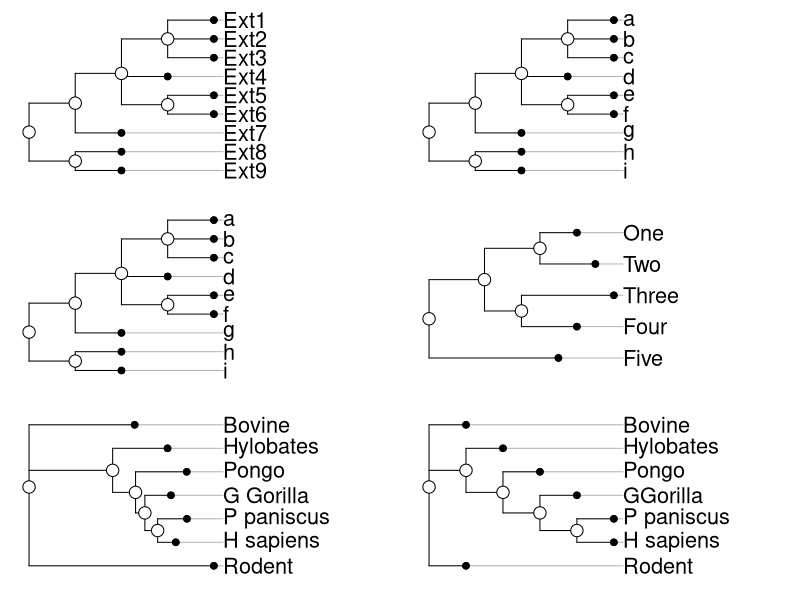
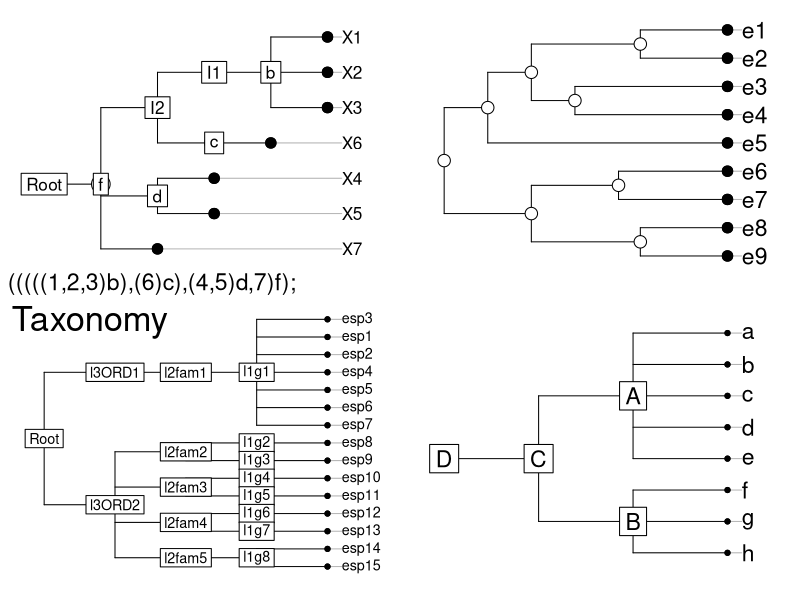

R code for these plots, in order:
library(ade4)


### Name: plot.phylog
### Title: Plot phylogenies
### Aliases: plot.phylog radial.phylog enum.phylog
### Keywords: hplot

### ** Examples

data(newick.eg)
par(mfrow = c(3,2))
for(i in 1:6) plot(newick2phylog(newick.eg[[i]], FALSE),
 clea = 2, clabel.l = 3, cnod = 2.5)
par(mfrow = c(1,1))

## Not run: 
##D par(mfrow = c(1,2))
##D plot(newick2phylog(newick.eg[[11]], FALSE), clea = 1.5,
##D  clabel.l = 1.5, clabel.nod = 0.75, f = 0.8)
##D plot(newick2phylog(newick.eg[[10]], FALSE), clabel.l = 0,
##D  clea = 0, cn = 0, f = 1)
##D par(mfrow = c(1,1))
## End(Not run)

par(mfrow = c(2,2))
w7 <- newick2phylog("(((((1,2,3)b),(6)c),(4,5)d,7)f);")
plot(w7,clabel.l = 1.5, clabel.n = 1.5, f = 0.8, cle = 2,
 cnod = 3, sub = "(((((1,2,3)b),(6)c),(4,5)d,7)f);", csub = 2)
w <- NULL
w[1] <- "((((e1:4,e2:4)a:5,(e3:7,e4:7)b:2)c:2,e5:11)d:2,"
w[2] <- "((e6:5,e7:5)e:4,(e8:4,e9:4)f:5)g:4);"
plot(newick2phylog(w), f = 0.8, cnod = 2, cleav = 2, clabel.l = 2)

data(taxo.eg)
w <- taxo2phylog(as.taxo(taxo.eg[[1]]))
plot(w, clabel.lea = 1.25, clabel.n = 1.25, sub = "Taxonomy",
 csub = 3, f = 0.8, possub = "topleft")

provi.tre <- "(((a,b,c,d,e)A,(f,g,h)B)C)D;"
provi.phy <- newick2phylog(provi.tre)
plot(provi.phy, clabel.l = 2, clabel.n = 2, f = 0.8)
par(mfrow = c(1,1))

## Not run: 
##D par(mfrow = c(3,3))
##D for (j in 1:6) radial.phylog(newick2phylog(newick.eg[[j]],
##D  FALSE), clabel.l = 2, cnodes = 2)
##D radial.phylog(newick2phylog(newick.eg[[7]],FALSE), clabel.l = 2)
##D radial.phylog(newick2phylog(newick.eg[[8]],FALSE), clabel.l = 0,
##D  circle = 1.8)
##D radial.phylog(newick2phylog(newick.eg[[9]],FALSE), clabel.l = 1,
##D  clabel.n = 1, cle = 0, cnode = 1)
##D par(mfrow = c(1,1))
##D 
##D data(bsetal97)
##D bsetal.phy = taxo2phylog(as.taxo(bsetal97$taxo[,1:3]), FALSE)
##D radial.phylog(bsetal.phy, cnod = 1, clea = 1, clabel.l = 0.75,
##D  draw.box = TRUE, cir = 1.1)
##D par(mfrow = c(1,1))
## End(Not run)

## Not run: 
##D # plot all the possible representations of a phylogenetic tree
##D a <- "((a,b)A,(c,d,(e,f)B)C)D;"
##D wa <- newick2phylog(a)
##D wx <- enum.phylog(wa)
##D dim(wx)
##D 
##D par(mfrow = c(6,8))
##D fun <- function(x) {
##D     w  <-NULL
##D     lapply(x, function(y) w<<-paste(w,as.character(y),sep=""))
##D     plot(wa, x, clabel.n = 1.25, f = 0.75, clabel.l = 2,
##D      box = FALSE, cle = 1.5, sub = w, csub = 2)
##D     invisible()}
##D apply(wx,1,fun)
##D par(mfrow = c(1,1))
## End(Not run)
